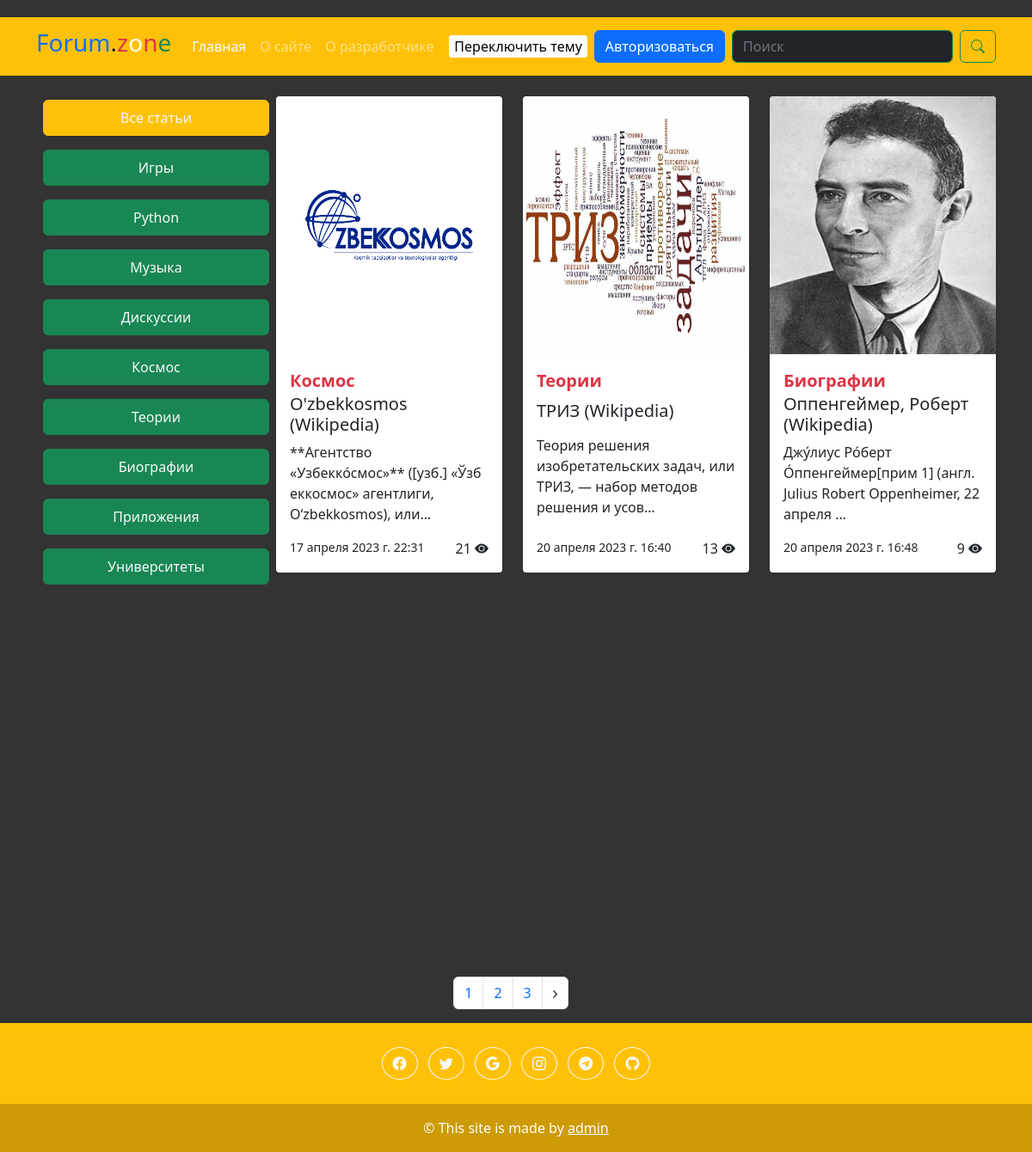
The page / on the database its author committed.
### blog/models.py (models this page shows, shortened)
class Category(models.Model):
    title = models.CharField(max_length=255, verbose_name='Название категории')
    def __str__(self):
        return self.title
    def get_absolute_url(self):
        return reverse('category', kwargs={'pk': self.pk})
    class Meta:
        verbose_name = 'Категория'
        verbose_name_plural = 'Категории'

class Article(models.Model):
    title = models.CharField(max_length=255, verbose_name='Название статьи')
    content = models.TextField(verbose_name='Описание статьи')
    photo = models.ImageField(upload_to='photo/', blank=True, null=True, verbose_name='Изображение')
    created_at = models.DateTimeField(auto_now_add=True, verbose_name='Дата создания')
    updated_at = models.DateTimeField(auto_now=True, verbose_name='Дата изминения')
    views = models.IntegerField(default=0, verbose_name='Просмотры')
    category = models.ForeignKey(Category, on_delete=models.CASCADE, verbose_name='Категория')
    author = models.ForeignKey(User, on_delete=models.CASCADE, verbose_name='Автор', blank=True, null=True)
    def get_absolute_url(self):
        return reverse('article', kwargs={'pk': self.pk})
    class Meta:
        verbose_name = 'Статья'
        verbose_name_plural = 'Статьи'

### blog/views.py (the view)
# urls.py: path('', ArticleListView.as_view(), name='index'),
class ArticleListView(ListView):
    model = Article
    template_name = 'blog/index.html'
    context_object_name = 'articles'
    paginate_by = 3
    extra_context = {
        'title': 'Главная страница: Form.zone'
    }

### blog/forms.py
class LoginForm(AuthenticationForm):
    username = forms.CharField(max_length=50, widget=forms.TextInput(attrs={
        'class': 'form-control',
        'placeholder': 'Имя пользователя'
    }))
    password = forms.CharField(widget=forms.PasswordInput(attrs={
        'class': 'form-control',
        'placeholder': 'Пароль'
    }))

class RegistrationForm(UserCreationForm):
    password1 = forms.CharField(widget=forms.PasswordInput(attrs={
        'class': 'form-control',
        'placeholder': 'Пароль'
    }))
    password2 = forms.CharField(widget=forms.PasswordInput(attrs={
        'class': 'form-control',
        'placeholder': 'Подтвердите пароль'
    }))
    username = forms.CharField(widget=forms.TextInput(attrs={
        'class': 'form-control',
        'placeholder': 'Имя пользователя'
    }))
    first_name = forms.CharField(widget=forms.TextInput(attrs={
        'class': 'form-control',
        'placeholder': 'Ваше имя'
    }))
    last_name = forms.CharField(widget=forms.TextInput(attrs={
        'class': 'form-control',
        'placeholder': 'Ваша фамилия'
    }))
    email = forms.EmailField(widget=forms.EmailInput(attrs={
        'class': 'form-control',
        'placeholder': 'Ваша почта'
    }))
    class Meta:
        model = User
        fields = ('username',
                  'first_name',
                  'last_name',
                  'email',
                  'password1',
                  'password2')

### blog/context_processors.py (called while the page is built)
def add_my_forms(request):
    return {
        'login_form': LoginForm(),
        'register_form': RegistrationForm(),
        'edit_account': EditAccountForm(instance=request.user if request.user.is_authenticated else None),
        'edit_profile': EditProfileForm()
    }

### blog/templatetags/blog_tags.py (called while the page is built)
@register.simple_tag()
def get_categories():
    return Category.objects.all()

### blog/templates/blog/index.html (shortened to what this page needs)
{% extends 'base.html' %}
{% block main %}
<div class="d-flex justify-content-between mt-4">
    <div class="col-3">
    {% include 'blog/components/_categories.html' %}
    </div>
    <div class="col-9">
        <div class="row row-cols-1 row-cols-md-3 g-4">
        {% for article in articles %}
            <div class="col">
                {% include 'blog/components/_card.html' %}
            </div>
        {% endfor %}
        </div>
    </div>
</div>
{% endblock main %}

### templates/base.html (shortened to what this page needs)
{% load static %}
<!doctype html>
<html lang="en">
<head>
    <link href="https://cdn.jsdelivr.net/npm/bootstrap@5.2.3/dist/css/bootstrap.min.css" rel="stylesheet"
>
    <link rel="stylesheet" href="https://cdn.jsdelivr.net/npm/bootstrap-icons@1.10.2/font/bootstrap-icons.css">
    <link rel="stylesheet" href="{% static 'blog/css/dark-mode.css' %}">
</head>
<body>
<nav class="navbar navbar-expand-lg bg-warning navbar-dark">
    <div class="container">
        <a class="navbar-brand" href="{% url 'index' %}"><h3><span class="text-primary">Forum</span><span
                class="text-dark">.</span><span class="text-danger">z</span>o<span class="text-danger">n</span><span
                class="text-success">e</span></h3></a>
        <div class="collapse navbar-collapse" id="navbarSupportedContent">
            <ul class="navbar-nav me-auto mb-2 mb-lg-0">
                <li class="nav-item">
                    <a class="nav-link active" aria-current="page" href="{% url 'index' %}">Главная</a>
                </li>
                <li class="nav-item">
                    <a class="nav-link" href="#">О сайте</a>
                </li>
                <li class="nav-item">
                    <a class="nav-link">О разработчике</a>
                </li>
            </ul>
            <button id="switchMode">Переключить тему</button>
            <ul class="navbar-nav  mb-2 mb-lg-0">
                {% if not request.user.is_authenticated %}
                <li class="nav-item">
                    <a class="btn btn-primary mx-2" data-bs-toggle="modal" href="#exampleModalToggle" role="button">Авторизоваться</a>
                </li>
                {% endif %}
                <li class="nav-item">
                    <form class="d-flex" role="search" method="get" action="{% url 'search' %}">
                        <input name="q" class="form-control me-2 bg-dark border-success text-light" type="search"
                               placeholder="Поиск" aria-label="Поиск">
                        <button class="btn btn-outline-success" type="submit"><i class="bi bi-search"></i></button>
                    </form>
                </li>
            </ul>
        </div>
    </div>
</nav>
<div class="container" style="min-height:1000px;">
    {% block main %}
    {% endblock main %}
</div>
{% include 'components/_paginate.html' %}
{% include 'components/_footer.html' %}
</body>
</html>

### blog/templates/blog/components/_categories.html
{% load blog_tags %}
<div class="nav-scroller py-1 mb-2">
    <nav class="nav d-flex justify-content-between flex-column">
        <a class="btn btn-warning border-warning p-2 link-light navbar-brand mx-2 mb-3" href="{% url 'index' %}">Все статьи</a>
        {% get_categories as categories %}
        {% for category in categories %}
        <a class="btn btn-success border-success p-2 link-light navbar-brand mx-2 mb-3" href="{{ category.get_absolute_url }}">{{ category }}</a>
        {% endfor %}
    </nav>
</div>

### blog/templates/blog/components/_card.html
<a href="{{ article.get_absolute_url }}" style="text-decoration:none;">
<div class="card h-100 text-dark">
    {% if article.photo %}
    <img src="{{ article.photo.url }}" class="card-img-top" alt="..."  height="300px">
    {% else %}
    <img src="https://metliefdegeregeld.nl/wp-content/uploads/2017/12/300x200-300dpi.jpg" class="card-img-top" alt="...">
    {% endif %}
    <div class="card-body d-flex flex-column justify-content-between">
        <span class="small text-danger fw-bold fs-5">{{ article.category }}</span>
        <h5 class="card-title">{{ article.title }}</h5>
        <p class="card-text">{{ article.content|truncatechars:80 }}</p>
        <div class="d-flex justify-content-between">
            <span class="small">{{ article.created_at }}</span>
            <p class="card-text">{{ article.views }} <i class="bi bi-eye-fill"></i></p>
        </div>
    </div>
</div>
</a>

### templates/components/_paginate.html (shortened to what this page needs)
{% if page_obj.has_other_pages %}
<div class="container">
    <nav aria-label="pagination">
        <div class="row">
            <ul class="pagination d-flex align-items-center justify-content-center mt-4">
                {% for page in page_obj.paginator.page_range %}
                {% if page == page_obj.number %}
                <li class="page-item"><a class="page-link page-link-active" href="#">{{ page }}</a></li>
                {% elif page > page_obj.number|add:-3 and page < page_obj.number|add:+3 %}
                <li class="page-item"><a class="page-link" href="?page={{ page }}">{{ page }}</a></li>
                {% endif %}
                {% endfor %}
                {% if page_obj.has_next and page_obj.paginator.num_pages > 2 %}
                <li class="page-item"><a class="page-link" href="?page={{ page_obj.next_page_number }}">
                </a></li>
                {% endif %}
            </ul>
        </div>
    </nav>
</div>
{% endif %}

### templates/components/_footer.html
<footer class="bg-warning text-center text-white">
  <div class="container p-4 pb-0">
    <section class="mb-4">
      <a class="btn btn-outline-light btn-floating m-1 rounded-circle" href="#!" role="button"
        ><i class="bi bi-facebook"></i></a>
      <a class="btn btn-outline-light btn-floating m-1 rounded-circle" href="#!" role="button"
        ><i class="bi bi-twitter"></i></a>
      <a class="btn btn-outline-light btn-floating m-1 rounded-circle" href="#!" role="button"
        ><i class="bi bi-google"></i></a>
      <a class="btn btn-outline-light btn-floating m-1 rounded-circle" href="#!" role="button"
        ><i class="bi bi-instagram"></i></a>
      <a class="btn btn-outline-light btn-floating m-1 rounded-circle" href="#!" role="button"
        ><i class="bi bi-telegram"></i></a>
      <a class="btn btn-outline-light btn-floating m-1 rounded-circle" href="#!" role="button"
        ><i class="bi bi-github"></i></a>
    </section>
  </div>
  <div class="text-center p-3" style="background-color: rgba(0, 0, 0, 0.2);">
    © This site is made by
    <a class="text-white" href="http://127.0.0.1:8000/profile/1/">admin</a>
  </div>
</footer>

### blog/static/blog/css/dark-mode.css (style rules this page uses)
body { margin-top: 20px; text-align: left; background-color: #333; transition: 1s; }
.card { box-shadow: 0 1px 3px 0 rgba(0,0,0,.1), 0 1px 2px 0 rgba(0,0,0,.06); }
.card { position: relative; display: flex; flex-direction: column; min-width: 0; word-wrap: break-word; background-color: #fff; background-clip: border-box; border: 0 solid rgba(0,0,0,.125); border-radius: .25rem; }
.card-body { flex: 1 1 auto; min-height: 1px; padding: 1rem; }
.mb-3, .my-3 { margin-bottom: 1rem!important; }
.h-100 { height: 100%!important; }
button { padding 8px; background-color: #fff; color: #000; border: none; border-radius: 3px; font-size: 1em; outline: none; }

### rows shown on the page
Category: title "Игры"
Category: title "Python"
Category: title "Музыка"
Category: title "Дискуссии"
Category: title "Космос"
Category: title "Теории"
Category: title "Биографии"
Category: title "Приложения"
Category: title "Университеты"
Article: photo (picture), category "Космос", title "O'zbekkosmos (Wikipedia)", content "**Агентство «Узбекко́смос»** ([узб.] «Ўзбеккосмос» агентлиги, O‘zbekkosmos), или…", created_at "17 апреля 2023 г. 22:31", views "21"
Article: photo (picture), category "Теории", title "ТРИЗ (Wikipedia)", content "Теория решения изобретательских задач, или ТРИЗ, — набор методов решения и усов…", created_at "20 апреля 2023 г. 16:40", views "13"
Article: photo (picture), category "Биографии", title "Оппенгеймер, Роберт (Wikipedia)", content "Джу́лиус Ро́берт О́ппенгеймер[прим 1] (англ. Julius Robert Oppenheimer, 22 апреля …", created_at "20 апреля 2023 г. 16:48", views "9"

### other values the page prints
{{ page }} "1"
{{ page }} "2" "3"
